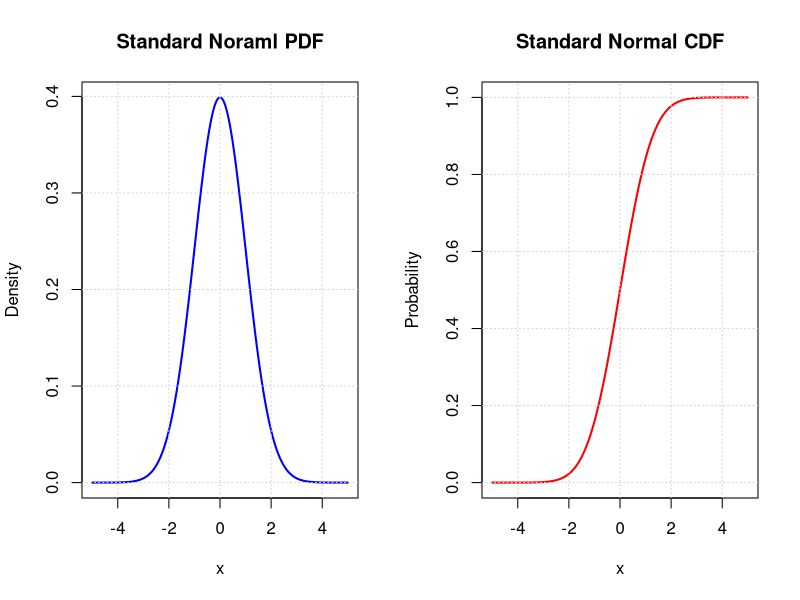

This chart was generated by the following R code:
## ---- chunk 1
# Define r.v. X, its PDF and CDF
x <- seq(-5, 5, length.out = 1000)
pdf <- dnorm(x, mean=0, sd=1)
cdf <- pnorm(x, mean=0, sd=1)

# Plotting PDF and CDF
par(mfrow=c(1, 2))
plot(x, pdf, type="l", col="blue", lwd=2,
     main="Standard Noraml PDF",
     xlab="x", ylab="Density")
grid()



plot(x, cdf, type="l", col="red", lwd=2,
     main="Standard Normal CDF",
     xlab="x", ylab="Probability")

grid()

